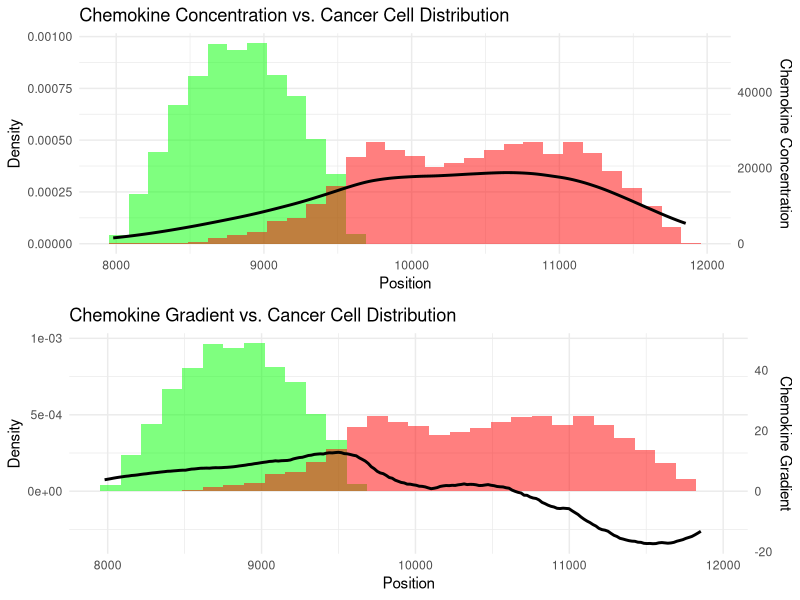

Generate this figure with R:
# Load required libraries
library(ggplot2)
library(dplyr)
library(gridExtra)

# ========== 1) Load Data ==========
# Adjust file paths if necessary
yfp <- read.csv("2D_Data/10mm_tumor/YFP_1D_projected.csv", header = TRUE)
rfp <- read.csv("2D_Data/10mm_tumor/RFP_1D_projected.csv", header = TRUE)

# Label and assign heat values: YFP = 1, RFP = 2
yfp$Type <- "YFP"
rfp$Type <- "RFP"
yfp$heat <- 1
rfp$heat <- 4

# Combine the cancer cell data
cancer_df <- rbind(yfp, rfp)
cancer_positions <- cancer_df$x

# ========== 2) Set Parameters ==========
D <- 338.6     # Diffusion-related parameter
delta <- 0.00205  # Decay-related parameter

# ========== 3) Define x-range ==========
b_min <- min(cancer_positions)
b_max <- max(cancer_positions)
x_seq <- seq(b_min, b_max, length.out = 200)

# ========== 4) Define Concentration & Gradient Functions ==========

# c(x) = 1 / (2 * sqrt(delta * D)) * sum_i [ M_i * exp(-sqrt(delta/D)*|x - x_i|) ]
compute_concentration <- function(x, positions, heats, D, delta) {
  prefactor <- 1 / (2 * sqrt(delta * D))
  inside_sum <- heats * exp(-sqrt(delta / D) * abs(x - positions))
  prefactor * sum(inside_sum)
}

# ∇c(x) = -1/(2D) * sum_i [ M_i * exp(-sqrt(delta/D)*|x - x_i|) * sgn(x - x_i) ]
compute_gradient <- function(x, positions, heats, D, delta) {
  prefactor <- -1 / (2 * D)
  inside_sum <- heats * exp(-sqrt(delta / D) * abs(x - positions)) * sign(x - positions)
  prefactor * sum(inside_sum)
}

# ========== 5) Compute Values Over x_seq ==========
concentration_values <- sapply(
  x_seq,
  compute_concentration,
  positions = cancer_positions,
  heats = cancer_df$heat,
  D = D,
  delta = delta
)

gradient_values <- sapply(
  x_seq,
  compute_gradient,
  positions = cancer_positions,
  heats = cancer_df$heat,
  D = D,
  delta = delta
)

# Convert to data frames for plotting
conc_df <- data.frame(x = x_seq, concentration = concentration_values)
grad_df <- data.frame(x = x_seq, gradient = gradient_values)

# ========== 6) Determine Scaling Factors ==========
# We'll match each curve's maximum to the histogram's maximum density.
dens <- density(cancer_positions)
max_density <- max(dens$y)

max_conc <- max(abs(concentration_values))
max_grad <- max(abs(gradient_values))

scale_factor_conc <- max_density / max_conc
scale_factor_grad <- max_density / max_grad

# ========== 7) Build Plots with ggplot2 ==========

# --- (A) Plot for Chemokine Concentration ---
p_conc <- ggplot() +
  # Histograms for YFP (blue) and RFP (red)
  geom_histogram(data = filter(cancer_df, Type == "YFP"),
                 aes(x = x, y = ..density..),
                 fill = "green", alpha = 0.5, bins = 30) +
  geom_histogram(data = filter(cancer_df, Type == "RFP"),
                 aes(x = x, y = ..density..),
                 fill = "red", alpha = 0.5, bins = 30) +
  # Overlay the scaled concentration
  geom_line(data = conc_df,
            aes(x = x, y = concentration * scale_factor_conc),
            color = "black", size = 1) +
  scale_y_continuous(name = "Density",
                     sec.axis = sec_axis(~ . / scale_factor_conc,
                                         name = "Chemokine Concentration")) +
  ggtitle("Chemokine Concentration vs. Cancer Cell Distribution") +
  xlab("Position") +
  theme_minimal()

# --- (B) Plot for Chemokine Gradient ---
p_grad <- ggplot() +
  # Histograms for YFP (blue) and RFP (red)
  geom_histogram(data = filter(cancer_df, Type == "YFP"),
                 aes(x = x, y = ..density..),
                 fill = "green", alpha = 0.5, bins = 30) +
  geom_histogram(data = filter(cancer_df, Type == "RFP"),
                 aes(x = x, y = ..density..),
                 fill = "red", alpha = 0.5, bins = 30) +
  # Overlay the scaled gradient
  geom_line(data = grad_df,
            aes(x = x, y = gradient * scale_factor_grad),
            color = "black", size = 1) +
  scale_y_continuous(name = "Density",
                     sec.axis = sec_axis(~ . / scale_factor_grad,
                                         name = "Chemokine Gradient")) +
  ggtitle("Chemokine Gradient vs. Cancer Cell Distribution") +
  xlab("Position") +
  theme_minimal()

# ========== 8) Arrange and Display Both Plots ==========
grid.arrange(p_conc, p_grad, nrow = 2)


